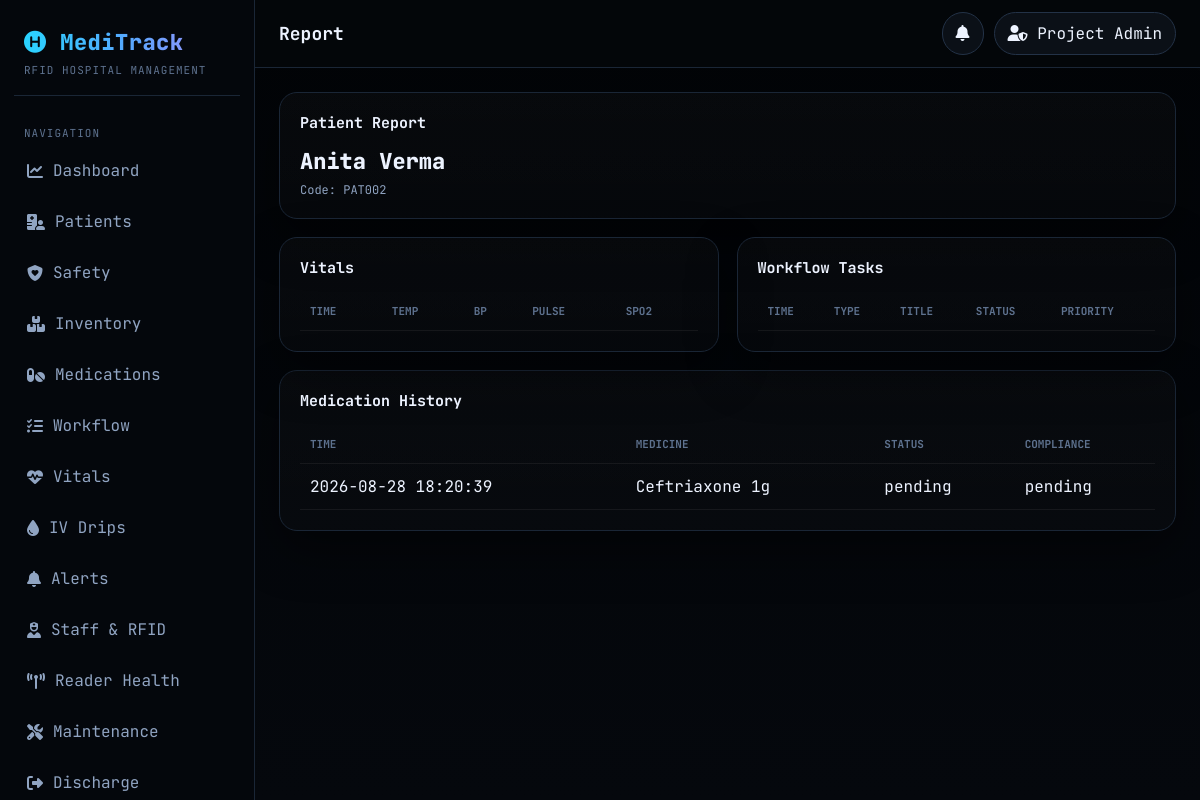
The page /report.php?type=patient&patient_id=2 (signed in) on the database its author committed.
### tables this page shows
CREATE TABLE patients (
  id INT AUTO_INCREMENT PRIMARY KEY,
  patient_code VARCHAR(30) NOT NULL UNIQUE,
  fullname VARCHAR(150) NOT NULL,
  rfiduid VARCHAR(60) UNIQUE NULL,
  gender VARCHAR(20) NULL,
  age INT NULL,
  blood_group VARCHAR(10) NULL,
  phone VARCHAR(20) NULL,
  diagnosis VARCHAR(255) NULL,
  ward_id INT NULL,
  bed_no VARCHAR(20) NULL,
  status ENUM('admitted','icu','critical','discharged') NOT NULL DEFAULT 'admitted',
  fall_risk TINYINT(1) NOT NULL DEFAULT 0,
  elopement_risk TINYINT(1) NOT NULL DEFAULT 0,
  watch_level VARCHAR(20) NOT NULL DEFAULT 'normal',
  last_seen_at DATETIME NULL,
  last_seen_location_id INT NULL,
  created_at TIMESTAMP DEFAULT CURRENT_TIMESTAMP,
  INDEX idx_ward (ward_id)
);

CREATE TABLE medicationschedule (
  id INT AUTO_INCREMENT PRIMARY KEY,
  patient_id INT NOT NULL,
  item_id INT NOT NULL,
  dose VARCHAR(50) NOT NULL,
  route_name VARCHAR(40) NOT NULL,
  scheduled_time DATETIME NOT NULL,
  status ENUM('pending','administered','missed','refused') NOT NULL DEFAULT 'pending',
  compliance_status ENUM('pending','on_time','late','missed','refused') NOT NULL DEFAULT 'pending',
  verified_staff_uid VARCHAR(60) NULL,
  verified_patient_uid VARCHAR(60) NULL,
  verified_medicine_uid VARCHAR(60) NULL,
  verified_at DATETIME NULL,
  created_at TIMESTAMP DEFAULT CURRENT_TIMESTAMP,
  INDEX idx_patient_time (patient_id, scheduled_time),
  INDEX idx_status (status)
);

CREATE TABLE items (
  id INT AUTO_INCREMENT PRIMARY KEY,
  uid VARCHAR(60) NOT NULL UNIQUE,
  item_name VARCHAR(150) NOT NULL,
  item_type ENUM('medicine','equipment','asset') NOT NULL DEFAULT 'asset',
  brand VARCHAR(100) NULL,
  batch_no VARCHAR(60) NULL,
  quantity INT NOT NULL DEFAULT 1,
  unit_cost DECIMAL(12,2) NOT NULL DEFAULT 0,
  expiry_date DATE NULL,
  location_id INT NULL,
  status ENUM('instock','inuse','missing','expired') NOT NULL DEFAULT 'instock',
  recall_flag TINYINT(1) NOT NULL DEFAULT 0,
  cold_chain_required TINYINT(1) NOT NULL DEFAULT 0,
  reorder_threshold INT NOT NULL DEFAULT 10,
  reorder_qty INT NOT NULL DEFAULT 50,
  supplier_name VARCHAR(120) NULL,
  last_seen_at DATETIME NULL,
  created_at TIMESTAMP DEFAULT CURRENT_TIMESTAMP,
  INDEX idx_item_type (item_type),
  INDEX idx_location (location_id)
);

### report.php (the view, shortened to what this page needs)
<?php
require_once 'core.php';
$type = getv('type', 'summary');
$p = patient_cols();
$i = item_cols();
$s = schedule_cols();
if ($type === 'patient') {
    $patientId = (int)getv('patient_id', 0);
    $patient = one("SELECT * FROM patients WHERE id={$patientId} LIMIT 1");
    $meds = all_rows(
        "SELECT ms.*, i.`{$i['itemname']}` AS item_name
         FROM medicationschedule ms
         JOIN items i ON i.id=ms.`{$s['itemid']}`
         WHERE ms.`{$s['patientid']}`={$patientId}
         ORDER BY ms.`{$s['scheduledtime']}` DESC
         LIMIT 20"
    );
    echo '<div class="card">';
    echo '<h3>Patient Report</h3>';
    echo '<div style="font-size:22px;font-weight:800">' . e($patient['fullname']) . '</div>';
    echo '<div class="muted" style="margin-top:6px">Code: ' . e($patient[$p['patientcode']] ?? '') . '</div>';
    echo '</div>';
    echo '<div class="grid g2" style="margin-top:18px">';
    echo '<div class="card"><h3>Vitals</h3><table class="table"><tr><th>Time</th><th>Temp</th><th>BP</th><th>Pulse</th><th>SpO2</th></tr>';
    echo '</table></div>';
    echo '<div class="card"><h3>Workflow Tasks</h3><table class="table"><tr><th>Time</th><th>Type</th><th>Title</th><th>Status</th><th>Priority</th></tr>';
    echo '</table></div>';
    echo '</div>';
    echo '<div class="card" style="margin-top:18px"><h3>Medication History</h3><table class="table"><tr><th>Time</th><th>Medicine</th><th>Status</th><th>Compliance</th></tr>';
    foreach ($meds as $x) {
        echo '<tr>';
        echo '<td>' . e($x[$s['scheduledtime']]) . '</td>';
        echo '<td>' . e($x['item_name']) . '</td>';
        echo '<td>' . e($x['status']) . '</td>';
        echo '<td>' . e($x[$s['compliancestatus']] ?? '') . '</td>';
        echo '</tr>';
    }
    echo '</table></div>';
    exit;
}
?>

### core.php (style rules this page uses)
:root { --bg:#030508;--bg2:#070b10;--panel:#0b1017;--panel2:#101722;--panel3:#151e2b; --line:#1a2636;--line2:#233247;--text:#edf3ff;--muted:#90a4c2;--soft:#5e728f; --blue:#56a8ff;--cyan:#29d3ff;--green:#34d399;--yellow:#fbbf24;--red:#fb7185;--purple:#a78bfa; --shadow:0 18px 50px rgba(0,0,0,.45);--radius:18px;--side:255px;--top:68px; }
* { box-sizing:border-box }
html,body { margin:0;padding:0;background:linear-gradient(180deg,#020407 0%,#05080d 100%);color:var(--text);font-family:'JetBrains Mono',monospace }
body { display:flex;min-height:100vh }
.grid { display:grid;gap:18px }
.g2 { grid-template-columns:repeat(2,minmax(0,1fr)) }
.card { background:linear-gradient(180deg,rgba(255,255,255,.02),rgba(255,255,255,.01));border:1px solid var(--line);border-radius:var(--radius);padding:20px;box-shadow:var(--shadow) }
.card h3 { margin:0 0 14px;font-size:15px }
.table { width:100%;border-collapse:collapse }
.table th,.table td { padding:12px 10px;border-bottom:1px solid rgba(255,255,255,.06);text-align:left;vertical-align:top }
.table th { font-size:11px;color:var(--soft);text-transform:uppercase }
.muted { color:var(--muted);font-size:12px }

### rows shown on the page
patients: fullname "Anita Verma", patient_code "PAT002"
medicationschedule: scheduled_time "2026-08-28 18:20:39", item.item_name "Ceftriaxone 1g", status "pending", compliance_status "pending"

### other values the page prints
$v "Dashboard"
$v "Patients"
$v "Safety"
$v "Inventory"
$v "Medications"
$v "Workflow"
$v "Vitals"
$v "IV Drips"
$v "Alerts"
$v "Staff & RFID"
$v "Reader Health"
$v "Maintenance"
$v "Discharge"
$title "Report"
admin() "Project Admin"
